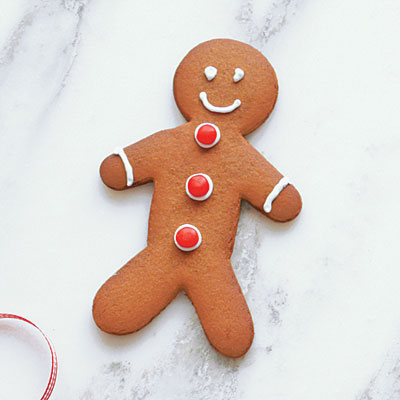
%> input picture gingerbread.jpg, 400 x 400 px
$ octave sift.m   (GNU Octave 9; MATLAB toolbox functions it lacks are replaced by stand-ins)
%> lines starting %> are read from the running program, lines starting %| are printed output that depends on the picture
I = imread('gingerbread.jpg');
%> I is the input picture: size 400x400x3 uint8; mean R, G, B 221.1, 207.8, 199.9
if size(I, 3)==3
    I=rgb2gray(I);
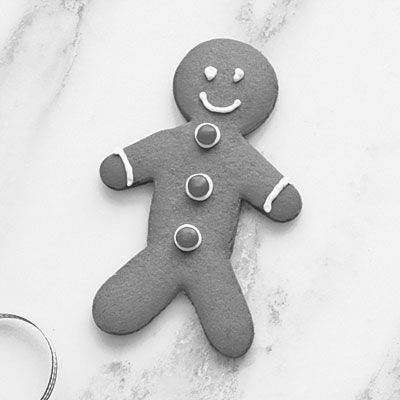
%> I: size 400x400 uint8; min 31, max 255, mean 210.9
end
% [13 lines of commented-out code are left out]
sigma = sqrt(2);
max_octave = 5;
for i=1:max_octave
    I= imresize(I, 1/2*i);
    blur_1 = imgaussfilt(I, sigma);

    blur_2 = imgaussfilt(blur_1, sigma);

    blur_3 = imgaussfilt(blur_2, sigma);

    blur_4 = imgaussfilt(blur_3, sigma);

    subplot(3,2,1); imshow(I)
    subplot(3,2,2); imshow(blur_1)
    subplot(3,2,3); imshow(blur_2)
    subplot(3,2,4); imshow(blur_3)
    subplot(3,2,5); imshow(blur_4)


        figure;


    DoG_1 = I-blur_1;
    subplot(2,2,1); imshow(DoG_1)
    DoG_2 = blur_1-blur_2;
    subplot(2,2,2); imshow(DoG_1)
    DoG_3 = blur_2-blur_3;
    subplot(2,2,3); imshow(DoG_1)
    DoG_4 = blur_3-blur_4;
    subplot(2,2,4); imshow(DoG_1)

       if i~=5
           figure;
       end
% % %%# Read an image
% % I = imread('bread.jpg');
% % %# Create the gaussian filter with hsize = [5 5] and sigma = 2
% % G = fspecial('gaussian',[40 40],40);
% % %# Filter it
% % Ig = imfilter(I,G,'same');
% % %# Display
% % imshow(Ig)
%
%
%
% % imshow('cameraman.tif')
%
%
%
%


end
%> this loop made 5 passes
%> pass 1, `blur_1 = imgaussfilt(I, sigma);`:
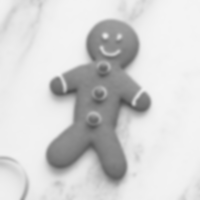
%> blur_1: size 200x200 uint8; min 75, max 244, mean 210.9

$ run again, with Pyramids.jpg copied over gingerbread.jpg
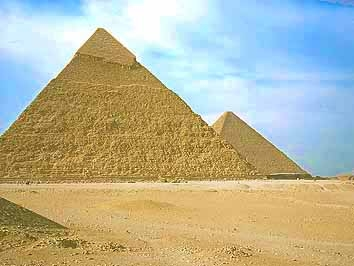
%> input picture Pyramids.jpg, 354 x 266 px
%> I is the input picture: size 266x354x3 uint8; mean R, G, B 182.7, 180.3, 154
%> the loop `for i=1:max_octave` made 5 passes
%> pass 1, `I= imresize(I, 1/2*i);`:
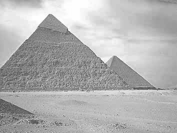
%> I: size 133x177 uint8; min 76, max 254, mean 178
%> pass 1, `blur_1 = imgaussfilt(I, sigma);`:
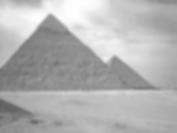
%> blur_1: size 133x177 uint8; min 95, max 254, mean 178

$ run again, with ant2.jpg copied over gingerbread.jpg
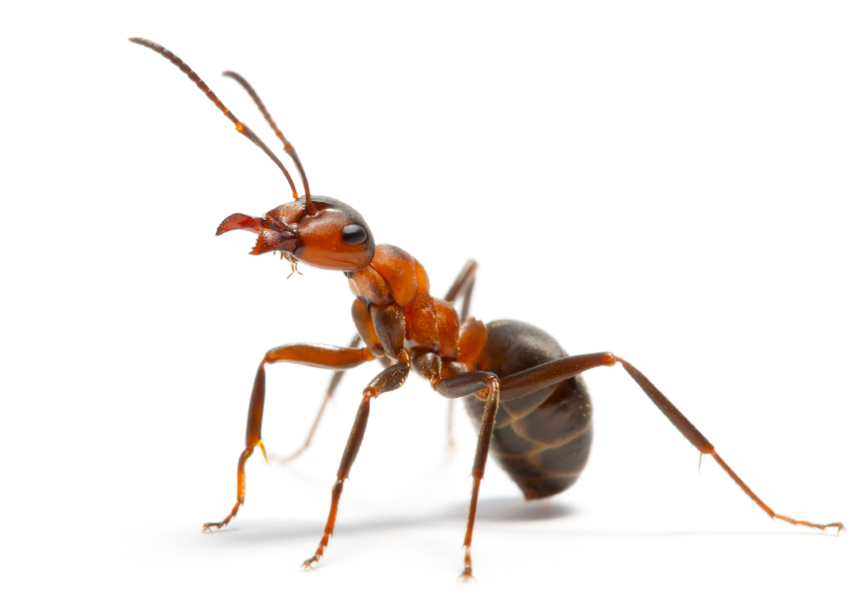
%> input picture ant2.jpg, 859 x 600 px
%> I is the input picture: size 600x859x3 uint8; mean R, G, B 242.3, 237.4, 234.5
%> `I=rgb2gray(I);`:
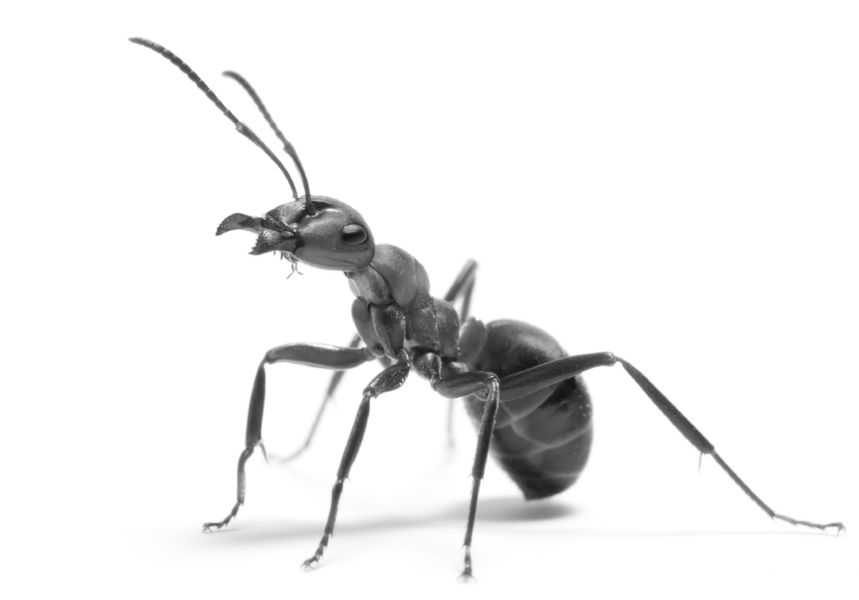
%> I: size 600x859 uint8; min 17, max 255, mean 238.5
%> the loop `for i=1:max_octave` made 5 passes
%> pass 1, `blur_1 = imgaussfilt(I, sigma);`:
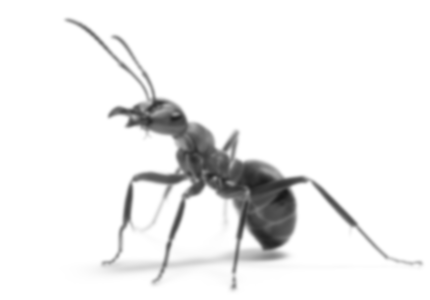
%> blur_1: size 300x430 uint8; min 24, max 255, mean 238.5
